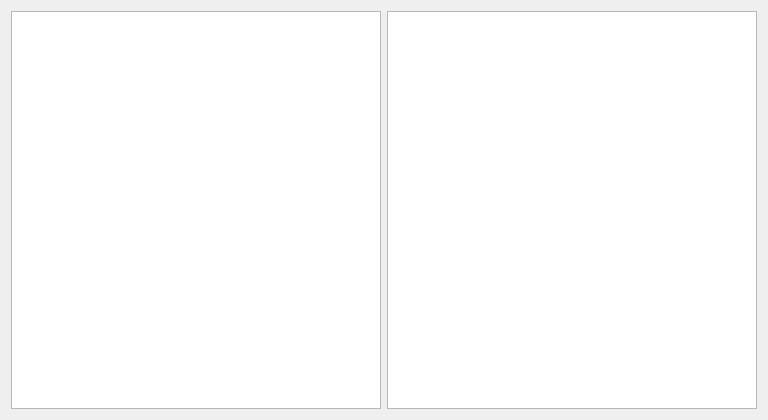
<?xml version="1.0" encoding="UTF-8"?>
<ui version="4.0">
 <class>Widget</class>
 <widget class="QWidget" name="Widget">
  <property name="geometry">
   <rect>
    <x>0</x>
    <y>0</y>
    <width>768</width>
    <height>420</height>
   </rect>
  </property>
  <property name="windowTitle">
   <string>Widget</string>
  </property>
  <layout class="QHBoxLayout" name="horizontalLayout">
   <item>
    <widget class="QTreeView" name="treeView"/>
   </item>
   <item>
    <widget class="QListView" name="listView"/>
   </item>
  </layout>
 </widget>
 <resources/>
 <connections/>
</ui>
